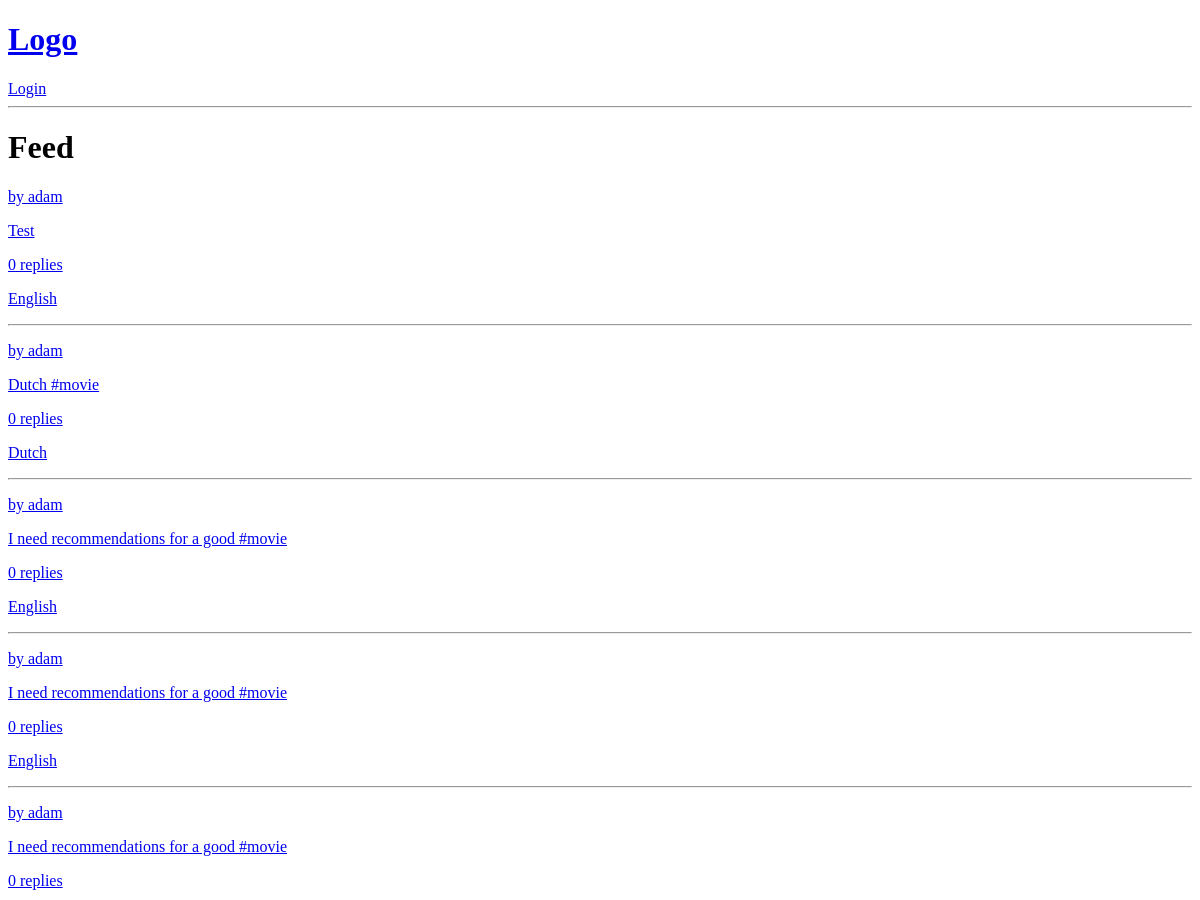
Before: / (upper part) with the older database file.
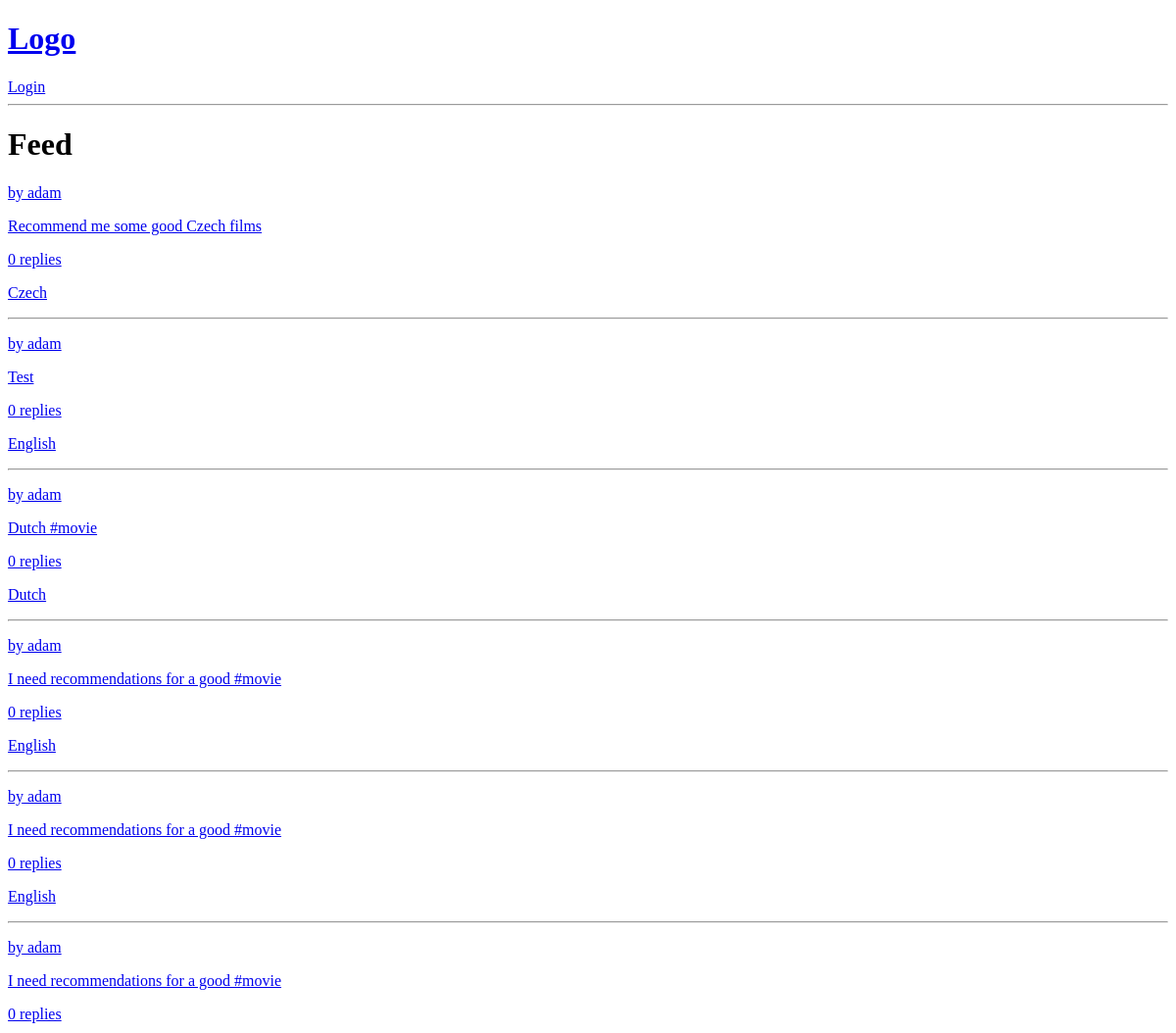
After: the same page with the newer database file.
### base/models.py (models this page shows, shortened)
class Post(models.Model):
    author = models.ForeignKey(User, on_delete=models.SET_NULL, null=True)
    body = models.TextField(null=True, blank=True)
    language = models.ForeignKey(Language, on_delete=models.SET_NULL, null=True, blank=True)
    created = models.DateTimeField(auto_now_add=True)
    user_tags = models.CharField(max_length=255, blank=True)
    reply_count = models.PositiveIntegerField(default=0)
    tags = TaggableManager()
    class Meta:
        ordering = ['-created']

class Language(models.Model):
    name_english = models.CharField(max_length=100)
    name_native = models.CharField(max_length=100)
    def __str__(self):
        return self.name_english

### base/views.py (the view)
# urls.py: path('', views.home, name="home"),
def home(request):
    posts = Post.objects.all()
    context = {
        'posts': posts
    }
    return render(request, 'base/home.html', context)

### base/templates/base/home.html
{% extends 'main.html' %}
{% block content %}
<h1>Feed</h1>
{% for post in posts %}
<a href="{% url 'post' username=post.author.username pk=post.id  %}">
  <p>by {{ post.author }}</p>
  <p>{{ post.body }}</p>
  <p>{{ post.reply_count }} replies</p>
  <p>{{ post.language }}</p>
  <hr>
</a>
{% endfor %}
{% endblock content %}

Changed rows visible on the page:
added Post: author "adam", body "Recommend me some good Czech films", reply_count "0", language "Czech"
